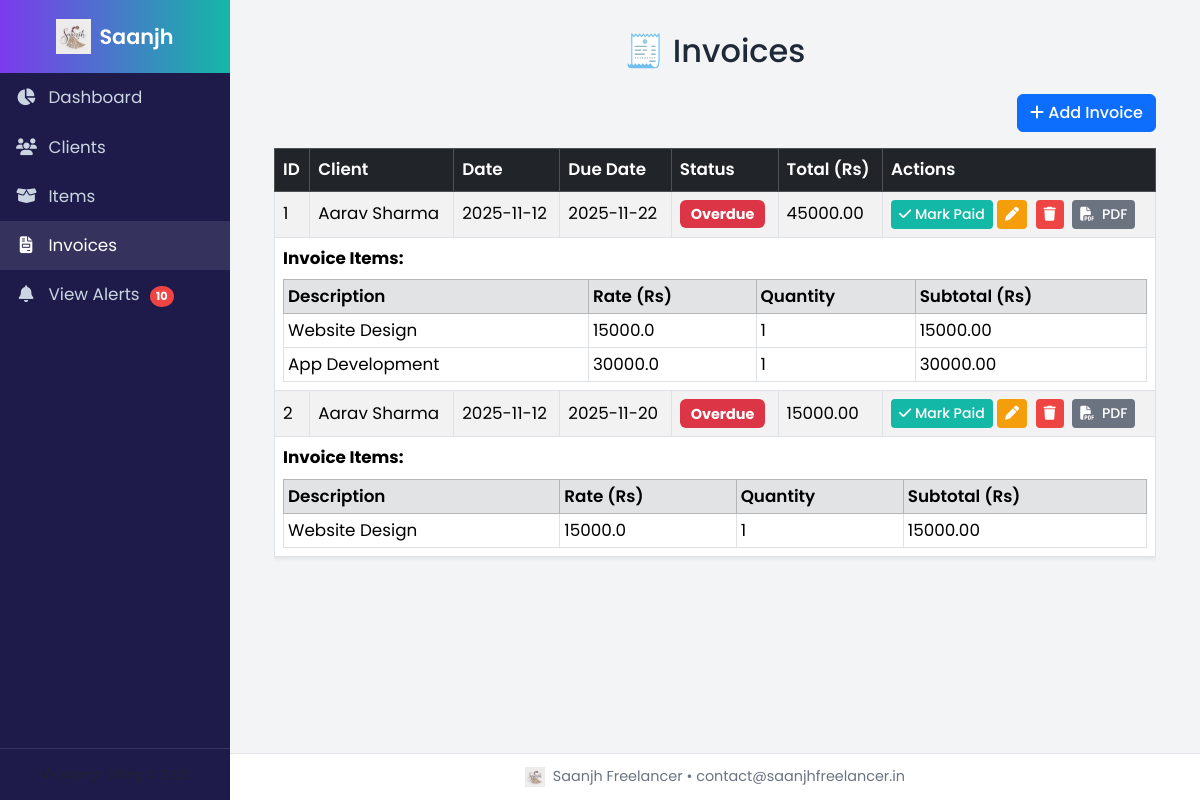
Page /invoices on the committed database.
### tables this page shows
CREATE TABLE invoices(
        id INTEGER PRIMARY KEY AUTOINCREMENT,
        client_id INTEGER,
        paid INTEGER DEFAULT 0,
        date TEXT,
        due_date TEXT,
        overdue_date TEXT,
        status TEXT DEFAULT 'Unpaid',
        FOREIGN KEY(client_id) REFERENCES clients(id)
    );

CREATE TABLE clients(
        id INTEGER PRIMARY KEY AUTOINCREMENT,
        name TEXT,
        email TEXT,
        company TEXT
    );

CREATE TABLE invoice_items(
        id INTEGER PRIMARY KEY AUTOINCREMENT,
        invoice_id INTEGER,
        item_id INTEGER,
        quantity INTEGER,
        FOREIGN KEY(invoice_id) REFERENCES invoices(id),
        FOREIGN KEY(item_id) REFERENCES items(id)
    );

CREATE TABLE items(
        id INTEGER PRIMARY KEY AUTOINCREMENT,
        description TEXT,
        rate REAL
    );

### freelancer-invoice-app/app.py (the view)
@app.route('/invoices')
def invoices():
    conn = connect()
    invoices = conn.execute("""
        SELECT i.*, c.name AS client
        FROM invoices i
        JOIN clients c ON c.id = i.client_id
        ORDER BY i.date DESC
    """).fetchall()
    data = []
    for inv in invoices:
        items = conn.execute("""
            SELECT it.description, it.rate, ii.quantity, (it.rate * ii.quantity) AS subtotal
            FROM invoice_items ii
            JOIN items it ON it.id = ii.item_id
            WHERE ii.invoice_id=?
        """, (inv['id'],)).fetchall()
        total = sum(i['subtotal'] for i in items)
        inv_dict = dict(inv)
        if isinstance(inv_dict['date'], date):
            inv_dict['date'] = inv_dict['date'].isoformat()
        elif isinstance(inv_dict['date'], str):
            try:
                inv_dict['date'] = datetime.strptime(inv_dict['date'], "%Y-%m-%d").date().isoformat()
            except Exception:
                pass
        if isinstance(inv_dict['due_date'], date):
            inv_dict['due_date'] = inv_dict['due_date'].isoformat()
        elif isinstance(inv_dict['due_date'], str):
            try:
                inv_dict['due_date'] = datetime.strptime(inv_dict['due_date'], "%Y-%m-%d").date().isoformat()
            except Exception:
                pass
        data.append({
            'invoice': inv_dict,
            'items': items,
            'total': total
        })
    conn.close()
    today = date.today().isoformat()  # ✅ also a string
    return render_template("invoices.html", data=data, today=today)

### freelancer-invoice-app/app.py (called while the page is built)
def connect():
    conn = sqlite3.connect(DB)
    conn.row_factory = sqlite3.Row
    return conn

### freelancer-invoice-app/templates/invoices.html (shortened to what this page needs)
{% extends 'base.html' %}
{% block content %}
<div class="container">
  <h2 class="text-center mb-4">🧾 Invoices</h2>
  <div class="text-end mb-3">
    <a href="{{ url_for('add_invoice') }}" class="btn btn-primary">
      <i class="fa-solid fa-plus"></i> Add Invoice
    </a>
  </div>
  {% if data %}
  <div class="table-responsive">
    <table class="table table-bordered table-striped align-middle shadow-sm">
      <thead class="table-dark">
        <tr>
          <th>ID</th>
          <th>Client</th>
          <th>Date</th>
          <th>Due Date</th>
          <th>Status</th>
          <th>Total (Rs)</th>
          <th>Actions</th>
        </tr>
      </thead>
      <tbody>
        {% for row in data %}
        {% set inv = row.invoice %}
        {% set inv_due = inv['due_date'] %}
        <tr>
          <td>{{ inv['id'] }}</td>
          <td>{{ inv['client'] }}</td>
          <td>{{ inv['date'] }}</td>
          <td>{{ inv_due }}</td>
          <td>
            {% if inv['paid'] == 1 %}
              <span class="badge bg-success">Paid</span>
            {% elif inv_due < today|string %}
              <span class="badge bg-danger">Overdue</span>
            {% else %}
              <span class="badge bg-warning text-dark">Unpaid</span>
            {% endif %}
          </td>
          <td>{{ "%.2f"|format(row.total) }}</td>
          <td>
            {% if inv['paid'] == 0 %}
              <a href="{{ url_for('mark_paid', id=inv['id']) }}" class="btn btn-success btn-sm">
                <i class="fa-solid fa-check"></i> Mark Paid
              </a>
            {% else %}
              <a href="{{ url_for('mark_paid', id=inv['id']) }}" class="btn btn-outline-success btn-sm">
                <i class="fa-solid fa-rotate-left"></i> Mark Unpaid
              </a>
            {% endif %}
            <a href="{{ url_for('edit_invoice', id=inv['id']) }}" class="btn btn-warning btn-sm me-1">
              <i class="fa-solid fa-pen"></i>
            </a>
            <a href="{{ url_for('delete_invoice', id=inv['id']) }}"
               class="btn btn-danger btn-sm me-1"
               onclick="return confirm('Delete this invoice?');">
              <i class="fa-solid fa-trash"></i>
            </a>
            <a href="{{ url_for('invoice_pdf', id=inv['id']) }}"
   class="btn btn-sm btn-secondary"
   title="Download PDF Invoice">
   <i class="fas fa-file-pdf me-1"></i> PDF
</a>
          </td>
        </tr>
        <tr class="bg-light">
          <td colspan="7">
            <strong>Invoice Items:</strong>
            <table class="table table-sm table-bordered mt-2 mb-0">
              <thead class="table-secondary">
                <tr>
                  <th>Description</th>
                  <th>Rate (Rs)</th>
                  <th>Quantity</th>
                  <th>Subtotal (Rs)</th>
                </tr>
              </thead>
              <tbody>
                {% for item in row['items'] %}
                <tr>
                  <td>{{ item['description'] }}</td>
                  <td>{{ item['rate'] }}</td>
                  <td>{{ item['quantity'] }}</td>
                  <td>{{ "%.2f"|format(item['subtotal']) }}</td>
                </tr>
                {% endfor %}
              </tbody>
            </table>
          </td>
        </tr>
        {% endfor %}
      </tbody>
    </table>
  </div>
  {% else %}
  <div class="alert alert-info text-center mt-4">
    No invoices found yet.
  </div>
  {% endif %}
</div>
{% endblock %}

### freelancer-invoice-app/templates/base.html (shortened to what this page needs)
<!doctype html>
<html lang="en">
<head>
  <link href="https://cdn.jsdelivr.net/npm/bootstrap@5.3.2/dist/css/bootstrap.min.css" rel="stylesheet">
  <link rel="stylesheet" href="https://cdnjs.cloudflare.com/ajax/libs/font-awesome/6.5.0/css/all.min.css">
  <link rel="stylesheet" href="{{ url_for('static', filename='style.css') }}">
</head>
<body>
  <nav class="sidebar">
    <div class="sidebar-header d-flex align-items-center justify-content-center">
      <img src="{{ url_for('static', filename='logo.png') }}" alt="Logo">
      <span>Saanjh</span>
    </div>
    <a href="{{ url_for('index') }}" class="{% if request.endpoint=='index' %}active{% endif %}">
      <i class="fa-solid fa-chart-pie me-2"></i> Dashboard
    </a>
    <a href="{{ url_for('clients') }}" class="{% if request.endpoint=='clients' %}active{% endif %}">
      <i class="fa-solid fa-users me-2"></i> Clients
    </a>
    <a href="{{ url_for('items') }}" class="{% if request.endpoint=='items' %}active{% endif %}">
      <i class="fa-solid fa-box-open me-2"></i> Items
    </a>
    <a href="{{ url_for('invoices') }}" class="{% if request.endpoint=='invoices' %}active{% endif %}">
      <i class="fa-solid fa-file-invoice me-2"></i> Invoices
    </a>
    <a href="{{ url_for('admin_alerts') }}" class="{% if request.endpoint=='view_alerts' %}active{% endif %}">
      <i class="fa-solid fa-bell me-2"></i> View Alerts
      <span id="alertCount" class="alert-badge" style="display:none;">0</span>
    </a>
    <div class="mt-auto text-center py-3 small text-muted" style="font-size:.8rem;border-top:1px solid rgba(255,255,255,0.1);">
      <i class="fa-solid fa-code"></i> Saanjh Billing © {{ date.year if date else '2025' }}
    </div>
  </nav>
  <main class="content">
    {% block content %}{% endblock %}
  </main>
  <footer>
    <img src="{{ url_for('static', filename='logo.png') }}" height="20" class="me-1">
    {{ config['BUSINESS_NAME'] }} • {{ config['BUSINESS_EMAIL'] }}
  </footer>
</body>
</html>

### freelancer-invoice-app/static/style.css (style rules this page uses)
:root { --saanjh-purple: #7c3aed; --saanjh-teal: #14b8a6; --saanjh-bg: #f8fafc; --saanjh-text: #1f2937; }
body { font-family: 'Poppins', sans-serif; font-size: 1.05rem; background-color: var(--saanjh-bg); color: var(--saanjh-text); scroll-behavior: smooth; }
.btn { transition: all 0.25s ease; font-weight: 500; }
.btn-success { background-color: var(--saanjh-teal); border: none; }
.btn-warning { background-color: #f59e0b; border: none; color: white; }
.btn-danger { background-color: #ef4444; border: none; }
.btn-secondary { background-color: #6b7280; border: none; }
.table thead th { font-weight: 600; }
.badge { font-size: 0.9rem; padding: 0.5em 0.75em; border-radius: 6px; }
footer { background-color: #fff; font-size: 0.95rem; border-top: 1px solid #e5e7eb; padding: 1rem 0; }

### freelancer-invoice-app/templates/base.html (style rules this page uses)
:root { --saanjh-purple:#7c3aed; --saanjh-teal:#14b8a6; --sidebar-bg:#1e1b4b; }
body { font-family:'Poppins',sans-serif; background:#f3f4f6; overflow-x:hidden; min-height:100vh; display:flex; }
.sidebar { width:230px; background:var(--sidebar-bg); color:white; flex-shrink:0; display:flex; flex-direction:column; height:100vh; position:fixed; }
.sidebar-header { padding:1.2rem 1rem; font-size:1.3rem; font-weight:600; text-align:center; background:linear-gradient(90deg,var(--saanjh-purple),var(--saanjh-teal)); }
.sidebar-header img { height:35px;margin-right:.5rem; }
.sidebar a { color:#cbd5e1;text-decoration:none;display:block; padding:.75rem 1rem;transition:.3s; }
.sidebar a:hover,.sidebar a.active { background:rgba(255,255,255,0.1);color:white; }
.sidebar a .fa-solid { width:20px;text-align:center; }
.content { margin-left:230px;padding:2rem;width:calc(100% - 230px); }
footer { background:#fff;border-top:1px solid #e5e7eb;font-size:.9rem; color:#6b7280;text-align:center;padding:.75rem; position:fixed;bottom:0;left:230px;width:calc(100% - 230px); }
.alert-badge { background:#ef4444; color:white; border-radius:50%; font-size:.7rem; font-weight:bold; padding:2px 6px; margin-left:6px; }

### rows in the picture
invoices: id "1", date "2025-11-12", paid 0 (drawn)
clients: client "Aarav Sharma" "Aarav Sharma"
invoice_items: description "Website Design", rate "15000.0", quantity "1", subtotal "15000.00"
invoice_items: description "App Development", rate "30000.0", quantity "1", subtotal "30000.00"
invoices: id "2", date "2025-11-12", paid 0 (drawn)
invoice_items: description "Website Design", rate "15000.0", quantity "1", subtotal "15000.00"

### other values in the picture
{{ inv_due }} "2025-11-22" "2025-11-20"
{{ "%.2f"|format(row.total) }} "45000.00" "15000.00"
{{ config['BUSINESS_NAME'] }} "Saanjh Freelancer"
{{ config['BUSINESS_EMAIL'] }} "contact@saanjhfreelancer.in"
